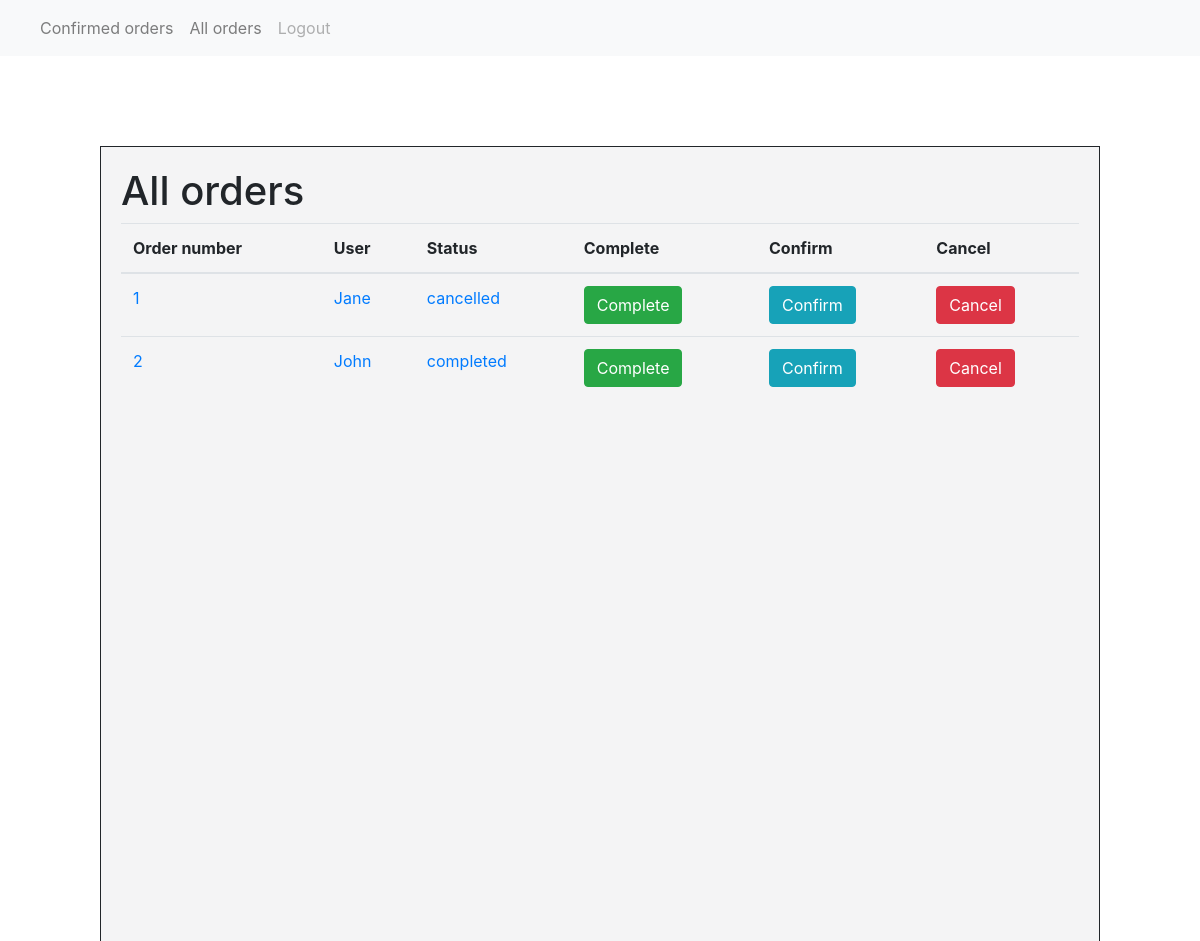
Page /staff_all_orders on the earlier database version.
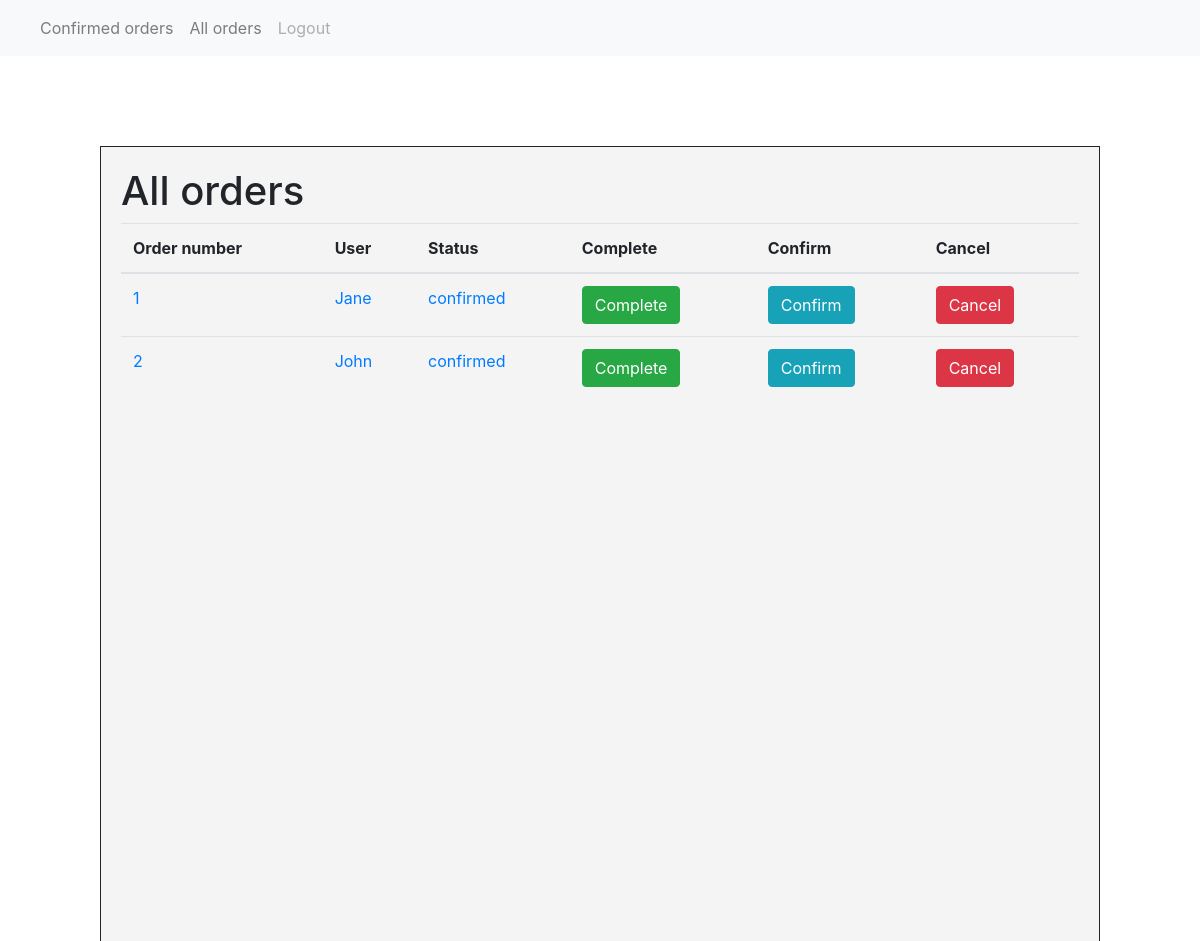
Same page on the later database version.
### orders/models.py (models this page shows, shortened)
class Orders_tracking(models.Model):
    user = models.ForeignKey(User, on_delete=models.CASCADE)
    order_number = models.IntegerField(blank=True, null=True)
    status = models.CharField(max_length=15, blank=True, null=True)

### orders/views.py (the view)
# urls.py: path("staff_all_orders", views.staff_all_orders, name="staff_all_orders"),
def staff_all_orders(request):
    orders = Orders_tracking.objects.all()
    context ={"Orders": orders,
    }
    return render(request, "orders/staff_all_orders.html", context)

### orders/templates/orders/staff_all_orders.html (shortened to what this page needs)
{% extends "orders/base_staff.html" %}
{% block body %}
    <div class="menu-table">
            <h1>All orders</h1>
            <table class="table table-hover">
                    <thead>
                        <tr>
                        <th scope="col">Order number</th>
                        <th scope="col">User</th>
                        <th scope="col">Status</th>
                        <th scope="col">Complete</th>
                        <th scope="col">Confirm</th>
                        <th scope="col">Cancel</th>
                        </tr>
                    </thead>
                    <tbody>
                    {% for order in Orders %}
                        <tr>
                        <td><a href="{% url 'staff_see_orders' order.order_number %}">{{order.order_number}}</a></td>
                        <td><a href="{% url 'staff_see_orders' order.order_number %}">{{order.user}}</a></td>
                        <td><a href="{% url 'staff_see_orders' order.order_number %}">{{order.status}}</a></td>
                        <td><button id="complete_order" type="button" class="btn btn-success topping-button">Complete</button></td>
                        <td><button id="confirm_order" type="button" class="btn btn-info topping-button">Confirm</button></td>
                        <td><button id="cancel_order" type="button" class="btn btn-danger topping-button">Cancel</button></td>
                        </tr>
                    {% endfor %}
                    </tbody>
                </table>
                {% load static %}
{% endblock %}

Differences in the rows shown:
changed Orders_tracking "Jane": status "cancelled" → "confirmed"
changed Orders_tracking "John": status "completed" → "confirmed"
